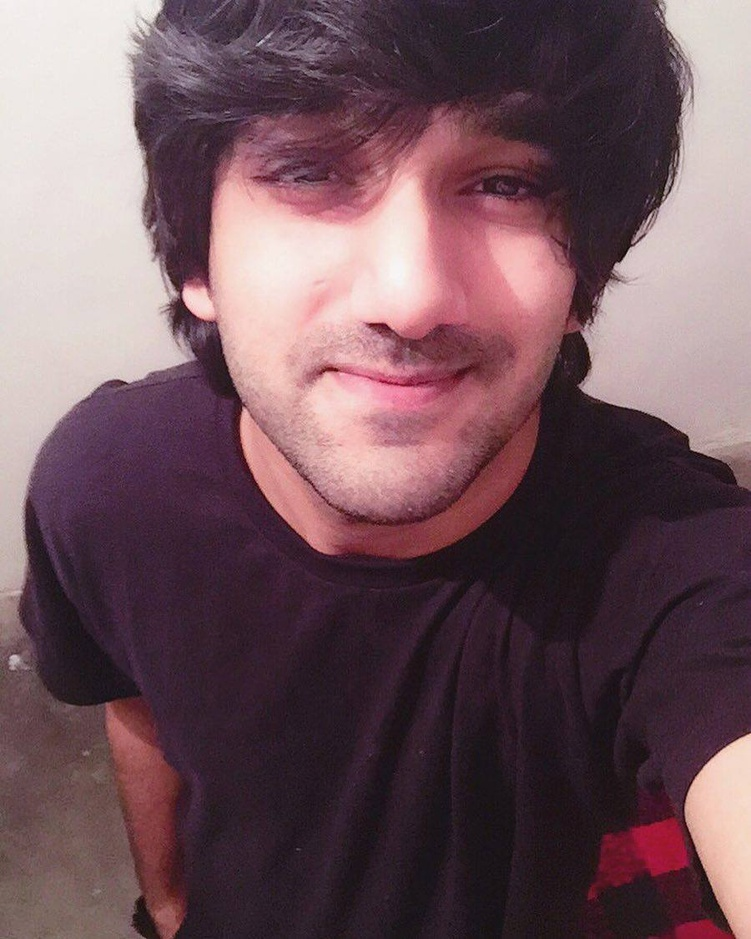
#> input picture InpImages/jk.jpg, 751 x 939 px, shrunk from 900 x 1125 before the run
$ python pixelateYourImage.py
#> lines starting #> are read from the running program, lines starting #| are printed output that depends on the picture
''' j1k7_7 '''

from PIL import Image, ImageDraw, ImageFont
import random

INP_FILE_NAME = "InpImages/jk.jpg"
OUT_FILE_NAME = "OutImages/jkPixelate.jpg"
BLOCK_SIZE = 40
OVERLAY_IMAGES_MAX = 20

def genRand255():
    return int(random.randrange(0, 255))

def genRandPixel():
    return (genRand255(), genRand255(), genRand255())

def genImage(n):
    tempImage = Image.new('RGBA', (BLOCK_SIZE, BLOCK_SIZE), color=(0, 0, 0, 0))
    d = ImageDraw.Draw(tempImage)
    OVERLAY_IMAGE_FONT = 27
    font = ImageFont.truetype("Simply Glamorous.ttf", size=OVERLAY_IMAGE_FONT)
    TOP_LEFT_CORNER = (7, 7)
    d.text(TOP_LEFT_CORNER, n, fill=genRandPixel(), font=font)
    #tempImage.save(n + ".png")
    pixtempImage = tempImage.load()
    return pixtempImage

def genOverlayImages():
    oiList = []
    for i in range(OVERLAY_IMAGES_MAX):
        charset = ['#', '7', '1', '4', '&', '$',
                   '!', '~', '*', '2', '3', '6', '9', '*']
        chRand = charset[random.randrange(0, len(charset))]
        oiList.append(genImage(chRand))
    return oiList

def Pixelate():
    for r in range(0, imHeight, BLOCK_SIZE):
        for c in range(0, imWidth, BLOCK_SIZE):
            # Computing the average to Pixelate the Image
            avR, avG, avB = 0, 0, 0
            for i in range(BLOCK_SIZE):
                for j in range(BLOCK_SIZE):
                    if (r+i) >= imHeight or (c+j) >= imWidth:
                        continue
                    avR += pixII[r+i, c+j][0]
                    avG += pixII[r+i, c+j][1]
                    avB += pixII[r+i, c+j][2]
            avR /= BLOCK_SIZE*BLOCK_SIZE
            avG /= BLOCK_SIZE*BLOCK_SIZE
            avB /= BLOCK_SIZE*BLOCK_SIZE
            for i in range(BLOCK_SIZE):
                for j in range(BLOCK_SIZE):
                    if (r+i) >= imHeight or (c+j) >= imWidth:
                        continue
                    pixOI[r+i, c+j] = (int(avR), int(avG), int(avB))

def AddOverlayImages():
    for r in range(0, imHeight, BLOCK_SIZE):
        for c in range(0, imWidth, BLOCK_SIZE):
            overlayId = int(random.randrange(0, OVERLAY_IMAGES_MAX))
            # Overlaying the random image on top of the Pixelated Image
            for i in range(BLOCK_SIZE):
                for j in range(BLOCK_SIZE):
                    if (r+i) >= imHeight or (c+j) >= imWidth:
                        continue
                    if overlayList[overlayId][i, j] != (0, 0, 0, 0):
                        pixOI[r+i, c+j] = overlayList[overlayId][i, j]


''' Main Driver Program BEGINS '''

# Opening Input FILE
inpImage = Image.open(INP_FILE_NAME)
#> inpImage is the input picture: PIL image 751x939 RGB; mean R, G, B 111.8, 84.6, 92.2
pixII = inpImage.load ()

imHeight, imWidth = inpImage.size
#> imHeight = 751; imWidth = 939

# Output FILE
outImage = Image.new('RGB', (imHeight, imWidth))
#> outImage: PIL image 751x939 RGB; every value is 0
pixOI = outImage.load()

# Generate Overlay Images to add to the default Input Image
overlayList = genOverlayImages()
#> after the loop in genOverlayImages, `for i in range(OVERLAY_IMAGES_MAX):`: oiList = 20 items
#> overlayList = 20 items

Pixelate()
AddOverlayImages()

# Saving the Final Output Image
outImage.save(OUT_FILE_NAME)
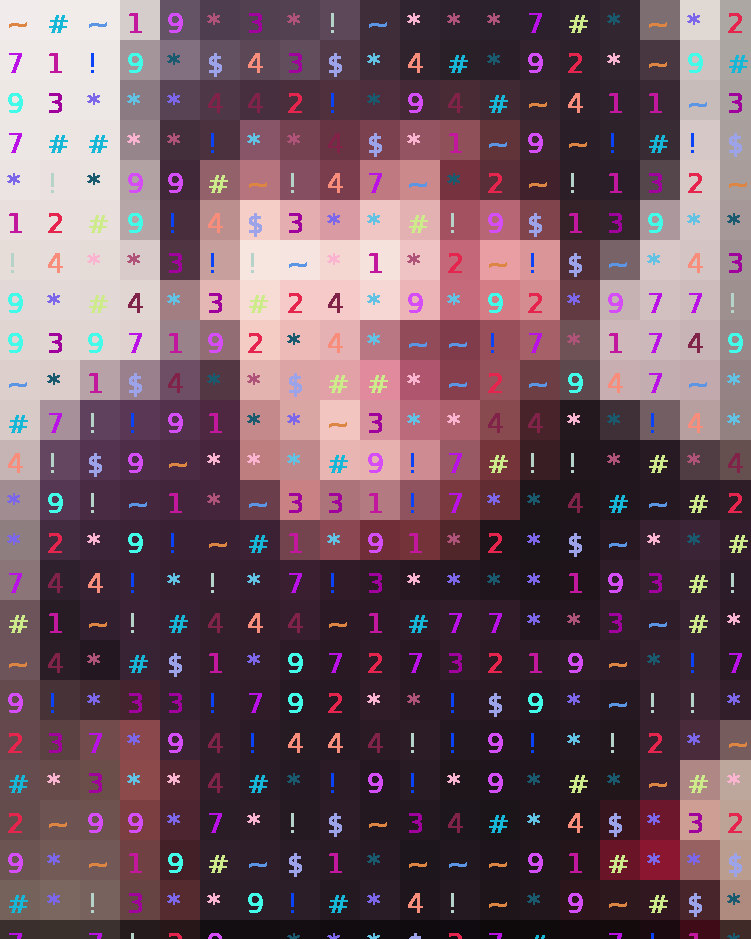
#> saved as jkPixelate.jpg: PIL image 751x939 RGB; mean R, G, B 111.9, 84.3, 95.7
